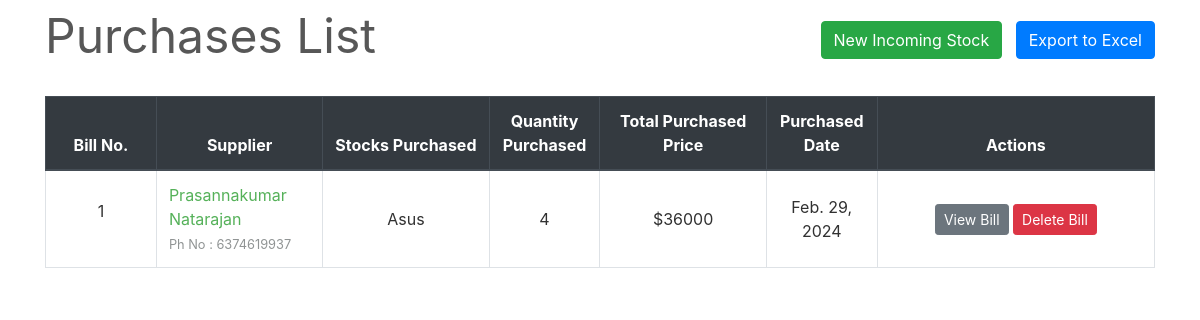
The page /transactions/purchases/ on the database its author committed.
### transactions/models.py (models this page shows, shortened)
class PurchaseBill(models.Model):
    billno = models.AutoField(primary_key=True)
    time = models.DateTimeField(auto_now=True)
    supplier = models.ForeignKey(Supplier, on_delete=models.CASCADE, related_name='purchasesupplier')
    def get_items_list(self):
        return PurchaseItem.objects.filter(billno=self)
    def get_total_price(self):
        purchaseitems = PurchaseItem.objects.filter(billno=self)
        total = 0
        for item in purchaseitems:
            total += item.totalprice
        return total

class Supplier(models.Model):
    id = models.AutoField(primary_key=True)
    name = models.CharField(max_length=150)
    phone = models.CharField(max_length=12, unique=True)
    address = models.CharField(max_length=200)
    email = models.EmailField(max_length=254, unique=True)
    gstin = models.CharField(max_length=15, unique=True)
    is_deleted = models.BooleanField(default=False)
    def __str__(self):
        return self.name

class PurchaseItem(models.Model):
    billno = models.ForeignKey(PurchaseBill, on_delete=models.CASCADE, related_name='purchasebillno')
    stock = models.ForeignKey(Stock, on_delete=models.CASCADE, related_name='purchaseitem')
    quantity = models.IntegerField(default=1)
    perprice = models.IntegerField(default=1)
    totalprice = models.IntegerField(default=1)

### inventory/models.py (models this page shows, shortened)
class Stock(models.Model):
    id = models.AutoField(primary_key=True)
    name = models.CharField(max_length=30)
    sub_category = models.CharField(max_length=30, blank=True)  # Allow blank for non-mandatory sub_category
    quantity = models.IntegerField(default=1)
    cost = models.DecimalField(max_digits=10, decimal_places=2)
    is_deleted = models.BooleanField(default=False)
    is_selected = models.BooleanField(default=False)
    total_sales_value = models.IntegerField(default=0)
    reorder_point = models.IntegerField(default=0)
    class Meta:
        unique_together = ('name', 'sub_category')

### transactions/views.py (the view)
# urls.py: path('purchases/', views.PurchaseView.as_view(), name='purchases-list'),
class PurchaseView(ListView):
    model = PurchaseBill
    template_name = "purchases/purchases_list.html"
    context_object_name = 'bills'
    ordering = ['-time']
    paginate_by = 10

### transactions/templates/purchases/purchases_list.html (shortened to what this page needs)
{% extends "base.html" %}
{% load widget_tweaks %}
{% block content %}
    <div class="row" style="color: #575757; font-style: bold; font-size: 3rem;">
        <div class="col-md-8">Purchases List</div>
        <div class="col-md-4">
            <div style="float:right;">
                <a class="btn btn-success" href="{% url 'select-supplier' %}">New Incoming Stock</a>
                <button class="btn btn-primary" onclick="exportPurchasesToExcel()">Export to Excel</button>
            </div>
        </div>
    </div>
    <br>
    <table class="table table-css table-hover table-bordered">
        <thead class="thead-dark align-middle">
            <tr>
                <th width="10%">Bill No.</th>
                <th width="15%">Supplier</th>
                <th width="15%">Stocks Purchased</th>
                <th width="10%">Quantity Purchased</th>
                <th width="15%">Total Purchased Price</th>
                <th width="10%">Purchased Date</th>
                <th width="25%">Actions</th>
            </tr>
        </thead>
{% if bills %}
        <tbody>
            {% for purchase in bills %}
            <tr>
                <td class="align-middle"> <p>{{ purchase.billno }}</p> </td>
                <td class="">
                    {% if purchase.supplier.is_deleted %}
                        {{ purchase.supplier }}<br>
                    {% else %}
                        <a href="{% url 'supplier' purchase.supplier.name %}">{{ purchase.supplier }}</a> <br>
                    {% endif %}
                    <small style="color: #909494">Ph No : {{ purchase.supplier.phone }}</small>
                </td>
                <td class="align-middle">{% for item in purchase.get_items_list %} {{ item.stock.name }} <br> {% endfor %}</td>
                <td class="align-middle">{% for item in purchase.get_items_list %} {{ item.quantity }} <br> {% endfor %}</td>
                <td class="align-middle">${{ purchase.get_total_price }}</td>
                <td class="align-middle">{{ purchase.time.date }}</td>
                <td class="align-middle"> <a href="{% url 'purchase-bill' purchase.billno %}" class="btn btn-secondary btn-sm">View Bill</a> <a href="{% url 'delete-purchase' purchase.pk %}" class="btn btn-danger btn-sm">Delete Bill</a> </td>
            </tr>
            {% endfor %}
        </tbody>
    </table>
{% endif %}
{% endblock content %}

### homepage/static/css/main.css (style rules this page uses)
body, html { height: 100%; }
p { color: rgb(49, 49, 49); }
a { color: #55b159; }
.table-css { color: #313131; }
.align-middle { text-align: center; }

### rows shown on the page
PurchaseBill: billno "1", supplier "Prasannakumar Natarajan", supplier.phone "6374619937", get_total_price "36000", time "Feb. 29, 2024"
PurchaseItem: stock.name "Asus", quantity "4"
